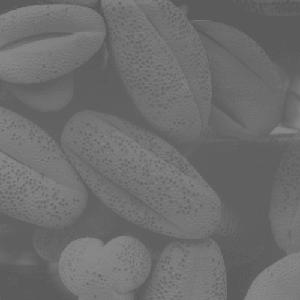
#> input picture image1.png, 300 x 300 px
$ python lena_histograma.py
#> lines starting #> are read from the running program, lines starting #| are printed output that depends on the picture
from __future__ import print_function
from __future__ import division
import cv2 as cv
import numpy as np
import argparse

def lena(image):
#> called with image = 'image1.png'
    parser = argparse.ArgumentParser(description='Code for Histogram Calculation tutorial.')
    parser.add_argument('--input', help='Path to input image.', default=image)
    args = parser.parse_args()
    src = cv.imread(cv.samples.findFile(args.input))
#> src is the input picture: shape (300, 300, 3); min 82, max 140, mean 109.1

    bgr_planes = cv.split(src)
    histSize = 256
    histRange = (0, 256) # the upper boundary is exclusive
    accumulate = False
    b_hist = cv.calcHist(bgr_planes, [0], None, [histSize], histRange, accumulate=accumulate)
#> b_hist = 256 values, max 6777 at index 96, min 0 at index 0, mean 351.6
    g_hist = cv.calcHist(bgr_planes, [1], None, [histSize], histRange, accumulate=accumulate)
#> g_hist has the same summary as b_hist
    r_hist = cv.calcHist(bgr_planes, [2], None, [histSize], histRange, accumulate=accumulate)
#> r_hist has the same summary as b_hist
    hist_w = 512
    hist_h = 400
    bin_w = int(round( hist_w/histSize ))

    histImage = np.zeros((hist_h, hist_w, 3), dtype=np.uint8)

    cv.normalize(b_hist, b_hist, alpha=0, beta=hist_h, norm_type=cv.NORM_MINMAX)
    cv.normalize(g_hist, g_hist, alpha=0, beta=hist_h, norm_type=cv.NORM_MINMAX)
    cv.normalize(r_hist, r_hist, alpha=0, beta=hist_h, norm_type=cv.NORM_MINMAX)

    for i in range(1, histSize):
        cv.line(histImage, ( bin_w*(i-1), hist_h - int(b_hist[i-1]) ),
                ( bin_w*(i), hist_h - int(b_hist[i]) ),
                ( 255, 0, 0), thickness=2)
        cv.line(histImage, ( bin_w*(i-1), hist_h - int(g_hist[i-1]) ),
                ( bin_w*(i), hist_h - int(g_hist[i]) ),
                ( 0, 255, 0), thickness=2)
        cv.line(histImage, ( bin_w*(i-1), hist_h - int(r_hist[i-1]) ),
                ( bin_w*(i), hist_h - int(r_hist[i]) ),
                ( 0, 0, 255), thickness=2)
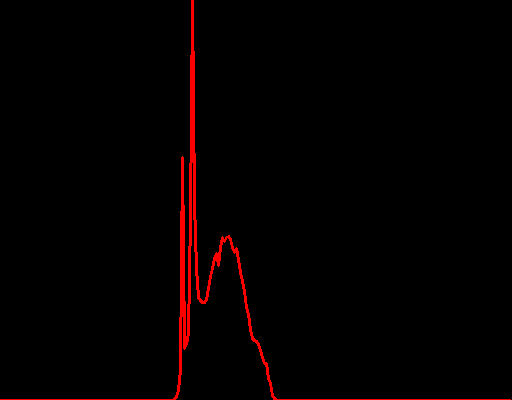
#> histImage: shape (400, 512, 3); mean of channels 0, 1, 2 0, 0, 4.9; drawn as B, G, R

    cv.imshow('Source image', src)
    cv.imshow('calcHist Demo', histImage)
    cv.waitKey()
lena('image1.png')
